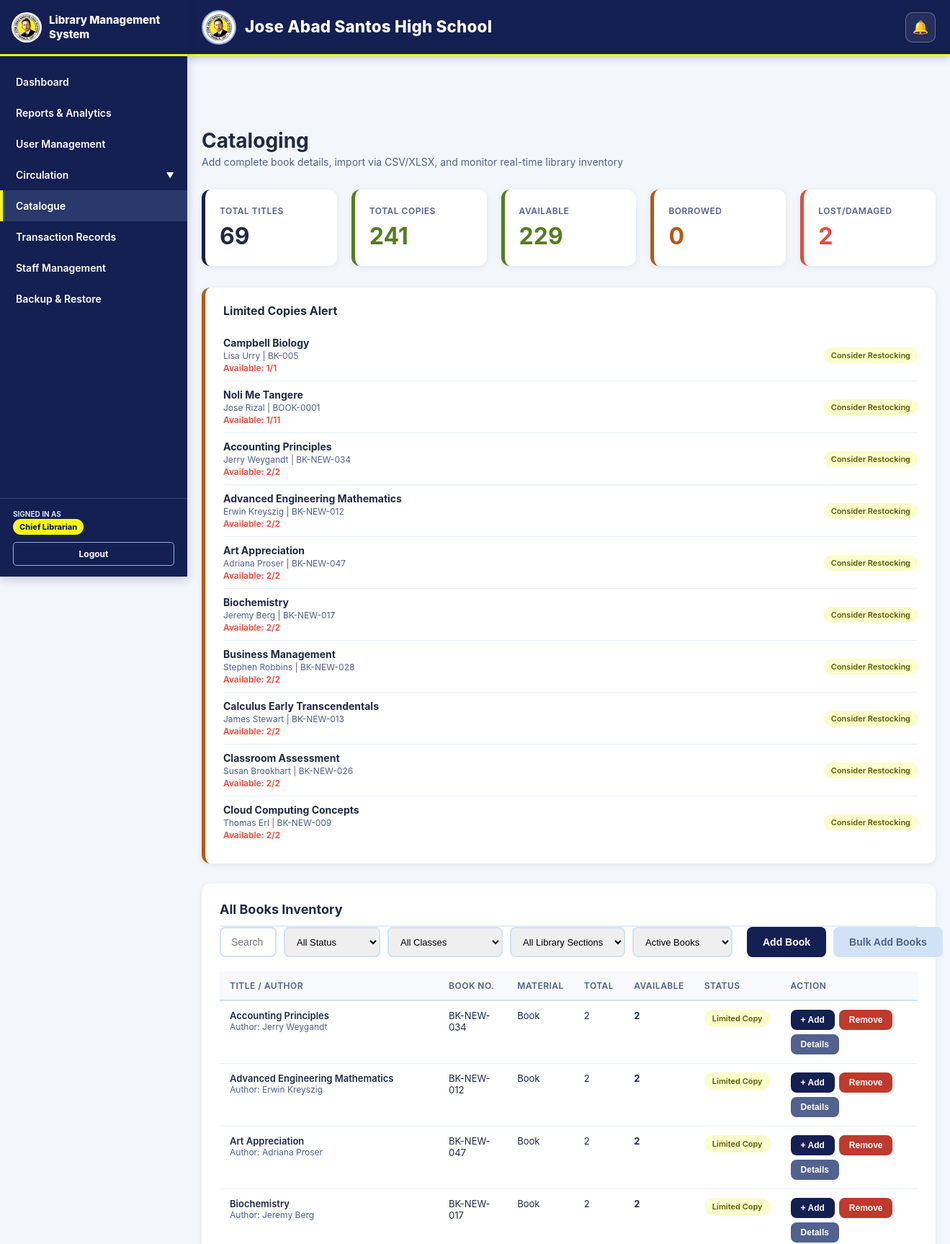
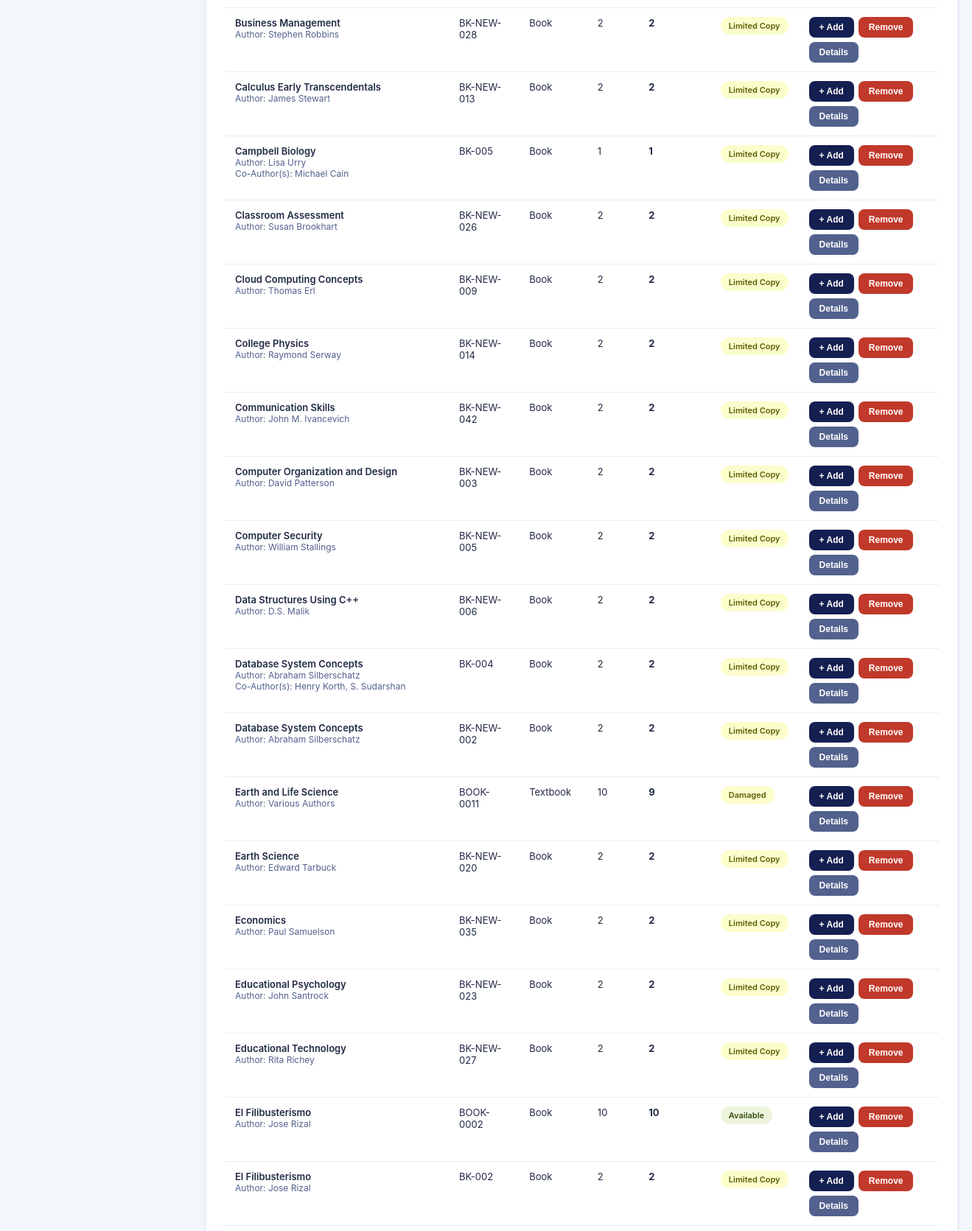
The page /admin/inventory.php (signed in, upper part) on the database its author committed (2 pictures, top to bottom).
### tables this page shows
CREATE TABLE `books` (
  `book_id` int NOT NULL,
  `title` varchar(255) NOT NULL,
  `author` varchar(255) NOT NULL,
  `co_authors` text,
  `place_of_publication` varchar(255) DEFAULT NULL,
  `publication_date` date DEFAULT NULL,
  `book_number` varchar(100) NOT NULL,
  `book_pages` int NOT NULL,
  `source_of_funds` varchar(255) DEFAULT NULL,
  `cost_price` decimal(10,2) DEFAULT NULL,
  `publisher` varchar(255) DEFAULT NULL,
  `edition` varchar(100) DEFAULT NULL,
  `volumes` varchar(100) DEFAULT NULL,
  `class` varchar(100) DEFAULT NULL,
  `type_of_material` varchar(100) DEFAULT NULL,
  `location_collection` varchar(255) DEFAULT NULL,
  `library_building` varchar(150) DEFAULT NULL,
  `shelf_number` varchar(100) DEFAULT NULL,
  `library_section` varchar(150) DEFAULT NULL,
  `qr_code` varchar(255) NOT NULL,
  `book_status` enum('available','out_of_stock','damaged','lost') NOT NULL DEFAULT 'available',
  `book_condition` varchar(20) NOT NULL DEFAULT 'New',
  `is_archived` tinyint(1) NOT NULL DEFAULT '0',
  `archived_at` datetime DEFAULT NULL,
  `archived_by` int DEFAULT NULL,
  `total_copies` int NOT NULL DEFAULT '1',
  `available_copies` int NOT NULL DEFAULT '1',
  `borrowed_copies` int NOT NULL DEFAULT '0',
  `lost_copies` int NOT NULL DEFAULT '0',
  `damaged_copies` int NOT NULL DEFAULT '0',
  `created_at` timestamp NOT NULL DEFAULT CURRENT_TIMESTAMP,
  `updated_at` timestamp NOT NULL DEFAULT CURRENT_TIMESTAMP ON UPDATE CURRENT_TIMESTAMP
);

### admin/inventory.php (the view, shortened to what this page needs)
<?php
require_once __DIR__ . '/../db.php';
function h($value) {
    return htmlspecialchars((string)($value ?? ''), ENT_QUOTES, 'UTF-8');
}
function getStatusBadge($available_copies, $total_copies, $book_status = '') {
    if ($book_status === 'lost') {
        return '<span class="badge badge-danger">Lost</span>';
    }
    if ($book_status === 'damaged') {
        return '<span class="badge badge-warning">Damaged</span>';
    }
    if ((int)$available_copies <= 2) {
        return '<span class="badge badge-warning">Limited Copy</span>';
    }
    return '<span class="badge badge-success">Available</span>';
}
function formatCoAuthorsForDisplay($value) {
    $parts = preg_split('/[\r\n;]+/', (string)$value);
    $clean = [];
    foreach ($parts as $part) {
        $name = trim((string)$part);
        if ($name !== '') {
            $clean[] = $name;
        }
    }
    return implode(', ', $clean);
}
$stats = ['total_titles' => 0, 'total_copies' => 0, 'available_copies' => 0, 'borrowed_copies' => 0, 'lost_copies' => 0];
try {
    $stats_result = $conn->query("SELECT COUNT(*) AS total_titles, COALESCE(SUM(total_copies),0) AS total_copies, COALESCE(SUM(available_copies),0) AS available_copies, COALESCE(SUM(borrowed_copies),0) AS borrowed_copies, COALESCE(SUM(CASE WHEN book_status = 'lost' THEN CASE WHEN lost_copies > 0 THEN lost_copies ELSE total_copies END WHEN book_status = 'damaged' THEN CASE WHEN damaged_copies > 0 THEN damaged_copies ELSE total_copies END ELSE lost_copies + damaged_copies END),0) AS lost_copies FROM books WHERE is_archived = 0");
    if ($stats_result) {
        $stats = $stats_result->fetch_assoc();
    }
} catch (Exception $e) {
    logError('Error fetching inventory stats: ' . $e->getMessage());
}
$low_stock_books = [];
try {
    $low_stock_result = $conn->query('SELECT book_id, title, author, book_number, available_copies, total_copies FROM books WHERE is_archived = 0 AND available_copies <= 2 ORDER BY available_copies ASC, title ASC LIMIT 10');
    if ($low_stock_result) {
        while ($row = $low_stock_result->fetch_assoc()) {
            $low_stock_books[] = $row;
        }
    }
} catch (Exception $e) {
    logError('Error fetching low stock books: ' . $e->getMessage());
}
$archive_filter = $_GET['archive_filter'] ?? 'active';
$archive_where = $archive_filter === 'archived' ? 'WHERE is_archived = 1' : ($archive_filter === 'active' ? 'WHERE is_archived = 0' : '');
$all_books = [];
try {
    $books_result = $conn->query("SELECT book_id, title, author, co_authors, place_of_publication, publication_date, book_number, book_pages, source_of_funds, cost_price, publisher, edition, volumes, class, type_of_material, location_collection, library_building, shelf_number, library_section, book_condition, qr_code, total_copies, available_copies, borrowed_copies, lost_copies, damaged_copies, book_status, is_archived, archived_at, created_at FROM books {$archive_where} ORDER BY title ASC");
    if ($books_result) {
        while ($row = $books_result->fetch_assoc()) {
            $all_books[] = $row;
        }
    }
} catch (Exception $e) {
    logError('Error fetching books inventory: ' . $e->getMessage());
}
?>
<!DOCTYPE html>
<html lang="en">
<head>
</head>
<body>
    <?php include __DIR__ . '/../navbar.php'; ?>
    <?php include __DIR__ . '/../header.php'; ?>
    <div class="container">
        <div class="page-header">
            <div>
                <h1>Cataloging</h1>
                <p>Add complete book details, import via CSV/XLSX, and monitor real-time library inventory</p>
            </div>
        </div>
        <div class="stats-grid">
            <div class="stat-card blue"><div class="label">Total Titles</div><div class="value"><?php echo (int)$stats['total_titles']; ?></div></div>
            <div class="stat-card green"><div class="label">Total Copies</div><div class="value"><?php echo (int)$stats['total_copies']; ?></div></div>
            <div class="stat-card green"><div class="label">Available</div><div class="value"><?php echo (int)$stats['available_copies']; ?></div></div>
            <div class="stat-card orange"><div class="label">Borrowed</div><div class="value"><?php echo (int)$stats['borrowed_copies']; ?></div></div>
            <div class="stat-card red"><div class="label">Lost/Damaged</div><div class="value"><?php echo (int)$stats['lost_copies']; ?></div></div>
        </div>
        <div class="alert-panel">
            <h3>Limited Copies Alert</h3>
            <div class="alert-panel-content">
                <?php if (empty($low_stock_books)): ?>
                    <p class="no-low-stock">All books have sufficient stock</p>
                <?php else: ?>
                    <?php foreach ($low_stock_books as $book): ?>
                        <div class="low-stock-item">
                            <div class="low-stock-item-info">
                                <h4><?php echo h($book['title']); ?></h4>
                                <p><?php echo h($book['author']); ?><?php echo !empty($book['book_number']) ? ' | ' . h($book['book_number']) : ''; ?></p>
                                <p style="color:#e74c3c;font-weight:600;margin-top:2px;">
                                    Available: <?php echo (int)$book['available_copies']; ?>/<?php echo (int)$book['total_copies']; ?>
                                </p>
                            </div>
                            <span class="low-stock-badge">Consider Restocking</span>
                        </div>
                    <?php endforeach; ?>
                <?php endif; ?>
            </div>
        </div>
        <div class="table-section">
            <div class="inventory-left">
                    <h2>All Books Inventory</h2>
                </div>
            <div class="inventory-toolbar">
                <div class="inventory-center">
                    <input
                        type="text"
                        id="searchInput"
                        placeholder="Search title, author, book number..."
                        oninput="filterTable()"
                        class="search-input"
                    >
                    <select id="statusConditionFilter" class="filter-select" onchange="filterTable()">
                        <option value="">All Status</option>
                    </select>
                    <select id="classFilter" class="filter-select" onchange="filterTable()">
                        <option value="">All Classes</option>
                    </select>
                    <select id="sectionFilter" class="filter-select" onchange="filterTable()">
                        <option value="">All Library Sections</option>
                    </select>
                    <select id="archiveFilter" class="filter-select" onchange="applyInventoryFilters()">
                        <option value="active" <?php echo $archive_filter === 'active' ? 'selected' : ''; ?>>Active Books</option>
                    </select>
                </div>
                <div class="inventory-right">
                    <button
                        type="button"
                        class="btn-primary"
                        onclick="openAddBookForm()"
                    >
                        Add Book
                    </button>
                    <button
                        type="button"
                        class="btn-secondary"
                        onclick="openBulkModal()"
                    >
                        Bulk Add Books
                    </button>
                </div>
            </div>
            <?php if (empty($all_books)): ?>
                <div class="empty-message">No books in inventory yet.</div>
            <?php else: ?>
                <div class="table-wrapper">
                    <table class="inventory-compact-table">
                        <thead>
                            <tr>
                                <th>Title / Author</th>
                                <th>Book No.</th>
                                <th>Material</th>
                                <th>Total</th>
                                <th>Available</th>
                                <th>Status</th>
                                <th>Action</th>
                            </tr>
                        </thead>
                        <tbody>
                            <?php foreach ($all_books as $book): ?>
                                <tr data-search="<?php echo h($book['title'] . ' ' . $book['author'] . ' ' . $book['book_number']); ?>"
                                    data-status="<?php echo h($book['book_status'] ?? 'available'); ?>"
                                    data-condition="<?php echo h(($book['book_condition'] ?? '') === 'Old' ? 'Old' : ($book['book_condition'] ?? 'New')); ?>"
                                    data-class="<?php echo h($book['class'] ?? ''); ?>"
                                    data-section="<?php echo h($book['library_section'] ?? ($book['location_collection'] ?? '')); ?>">
                                    <td>
                                        <div class="book-title"><?php echo h($book['title']); ?></div>
                                        <div class="muted">Author: <?php echo h($book['author']); ?></div>
                                        <?php if (!empty($book['co_authors'])): ?>
                                            <div class="muted">Co-Author(s): <?php echo h(formatCoAuthorsForDisplay($book['co_authors'])); ?></div>
                                        <?php endif; ?>
                                    </td>
                                    <td><?php echo h($book['book_number']); ?></td>
                                    <td><?php echo h($book['type_of_material']); ?></td>
                                    <td><?php echo (int)$book['total_copies']; ?></td>
                                    <td><strong><?php echo (int)$book['available_copies']; ?></strong></td>
                                    <td><?php echo (int)$book['is_archived'] === 1 ? '<span class="badge badge-danger">Archived</span>' : getStatusBadge($book['available_copies'], $book['total_copies'], $book['book_status']); ?></td>
                                    <td>
                                        <?php
                                            $book_modal_json = json_encode($book_modal_data, JSON_UNESCAPED_UNICODE | JSON_UNESCAPED_SLASHES);
                                        ?>
                                        <div class="inventory-action-group">
                                            <?php if ((int)$book['is_archived'] === 1): ?>
                                                <form method="POST" style="display:inline;" data-confirm-title="Restore Book" data-confirm-message="Restore this archived book to the active inventory? Its borrowing history will remain intact." data-confirm-text="Restore Book" data-confirm-danger="0">
                                                    <?php echo csrfField(); ?>
                                                    <input type="hidden" name="action" value="restore_book">
                                                    <input type="hidden" name="book_id" value="<?php echo (int)$book['book_id']; ?>">
                                                    <button type="submit" class="btn-primary" style="padding:7px 14px;font-size:12px;">Restore</button>
                                                </form>
                                            <?php else: ?>
                                                <button class="btn" type="button" style="padding:7px 14px;font-size:12px;" onclick="openAddCopiesModal(<?php echo (int)$book['book_id']; ?>,'<?php echo h($book['title']); ?>')">+ Add</button>
                                                <button type="button" class="btn-danger inventory-action-btn" data-action="remove" data-book-b64="<?php echo base64_encode($book_modal_json); ?>">Remove</button>
                                            <?php endif; ?>
                                            <button type="button" class="btn-details inventory-action-btn" data-action="details" data-book-b64="<?php echo base64_encode($book_modal_json); ?>">Details</button>
                                        </div>
                                    </td>
                                </tr>
                            <?php endforeach; ?>
                        </tbody>
                    </table>
                </div>
            <?php endif; ?>
        </div>
    </div>
</body>
</html>

### navbar.php (style rules this page uses)
:root { --sidebar-width: 260px; --jas-navy: #141F52; --jas-blue: #52618D; --jas-sky: #91B0E0; --jas-light: #D2E2F6; --jas-yellow: #F4F916; --jas-white: #FEFEF9; }
body { margin: 0; padding: 0; }
@media (min-width: 769px) { body { margin-left: var(--sidebar-width); } }
table { min-width: 650px; }
input, select, textarea, button { max-width: 100%; }

### rows shown on the page
books: title "Campbell Biology", author "Lisa Urry", book_number "BK-005", available_copies "1", total_copies "1", co_authors "Michael Cain", type_of_material "Book", shows "Limited Copy"
books: title "Noli Me Tangere", author "Jose Rizal", book_number "BOOK-0001", available_copies "1", total_copies "11"
books: title "Accounting Principles", author "Jerry Weygandt", book_number "BK-NEW-034", available_copies "2", total_copies "2", type_of_material "Book", shows "Limited Copy"
books: title "Advanced Engineering Mathematics", author "Erwin Kreyszig", book_number "BK-NEW-012", available_copies "2", total_copies "2", type_of_material "Book", shows "Limited Copy"
books: title "Art Appreciation", author "Adriana Proser", book_number "BK-NEW-047", available_copies "2", total_copies "2", type_of_material "Book", shows "Limited Copy"
books: title "Biochemistry", author "Jeremy Berg", book_number "BK-NEW-017", available_copies "2", total_copies "2", type_of_material "Book", shows "Limited Copy"
books: title "Business Management", author "Stephen Robbins", book_number "BK-NEW-028", available_copies "2", total_copies "2", type_of_material "Book", shows "Limited Copy"
books: title "Calculus Early Transcendentals", author "James Stewart", book_number "BK-NEW-013", available_copies "2", total_copies "2", type_of_material "Book", shows "Limited Copy"
books: title "Classroom Assessment", author "Susan Brookhart", book_number "BK-NEW-026", available_copies "2", total_copies "2", type_of_material "Book", shows "Limited Copy"
books: title "Cloud Computing Concepts", author "Thomas Erl", book_number "BK-NEW-009", available_copies "2", total_copies "2", type_of_material "Book", shows "Limited Copy"
books: title "College Physics", author "Raymond Serway", book_number "BK-NEW-014", type_of_material "Book", total_copies "2", available_copies "2", shows "Limited Copy"
books: title "Communication Skills", author "John M. Ivancevich", book_number "BK-NEW-042", type_of_material "Book", total_copies "2", available_copies "2", shows "Limited Copy"
books: title "Computer Organization and Design", author "David Patterson", book_number "BK-NEW-003", type_of_material "Book", total_copies "2", available_copies "2", shows "Limited Copy"
books: title "Computer Security", author "William Stallings", book_number "BK-NEW-005", type_of_material "Book", total_copies "2", available_copies "2", shows "Limited Copy"
books: title "Data Structures Using C++", author "D.S. Malik", book_number "BK-NEW-006", type_of_material "Book", total_copies "2", available_copies "2", shows "Limited Copy"
books: title "Database System Concepts", author "Abraham Silberschatz", co_authors "Henry Korth, S. Sudarshan", book_number "BK-004", type_of_material "Book", total_copies "2", available_copies "2", shows "Limited Copy"
books: title "Database System Concepts", author "Abraham Silberschatz", book_number "BK-NEW-002", type_of_material "Book", total_copies "2", available_copies "2", shows "Limited Copy"
books: title "Earth and Life Science", author "Various Authors", book_number "BOOK-0011", type_of_material "Textbook", total_copies "10", available_copies "9", book_status "Damaged"
books: title "Earth Science", author "Edward Tarbuck", book_number "BK-NEW-020", type_of_material "Book", total_copies "2", available_copies "2", shows "Limited Copy"
books: title "Economics", author "Paul Samuelson", book_number "BK-NEW-035", type_of_material "Book", total_copies "2", available_copies "2", shows "Limited Copy"
books: title "Educational Psychology", author "John Santrock", book_number "BK-NEW-023", type_of_material "Book", total_copies "2", available_copies "2", shows "Limited Copy"
books: title "Educational Technology", author "Rita Richey", book_number "BK-NEW-027", type_of_material "Book", total_copies "2", available_copies "2", shows "Limited Copy"
books: title "El Filibusterismo", author "Jose Rizal", book_number "BOOK-0002", type_of_material "Book", total_copies "10", available_copies "10"
books: title "El Filibusterismo", author "Jose Rizal", book_number "BK-002", type_of_material "Book", total_copies "2", available_copies "2", shows "Limited Copy"

### other values the page prints
$full_name "Chief Librarian"
$stats['total_titles'] "69"
$stats['total_copies'] "241"
$stats['available_copies'] "229"
$stats['borrowed_copies'] "0"
$stats['lost_copies'] "2"
